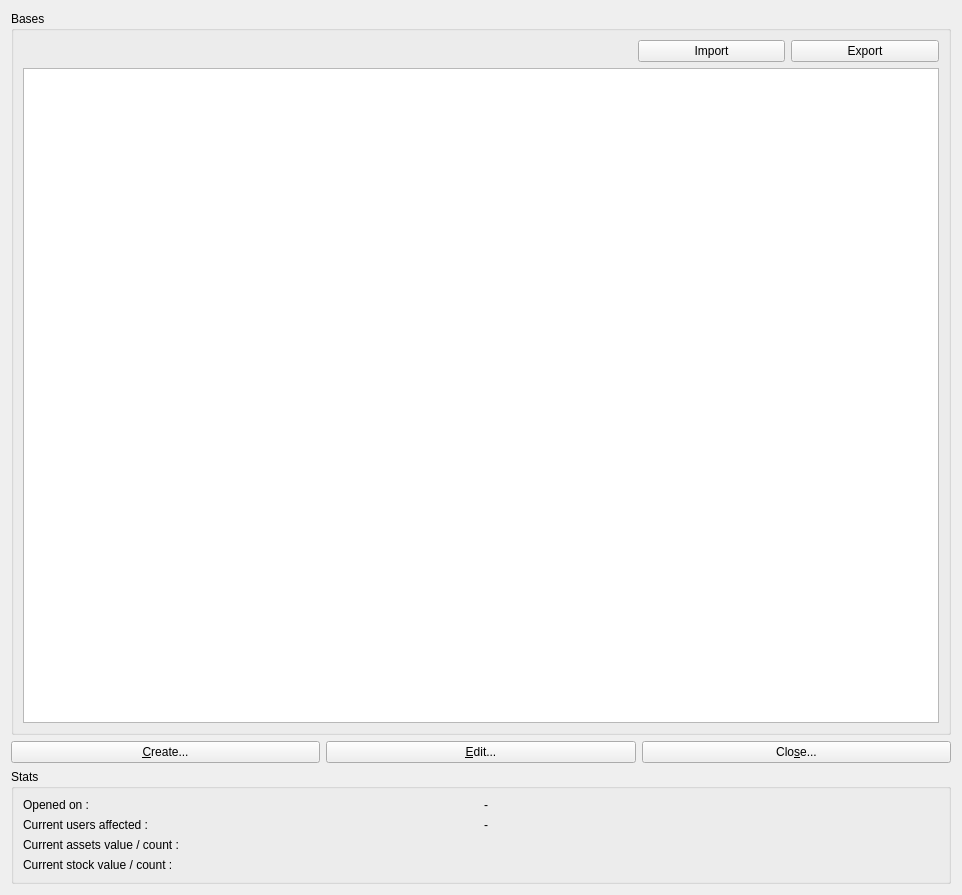
<?xml version="1.0" encoding="UTF-8"?>
<ui version="4.0">
 <class>Form</class>
 <widget class="QWidget" name="Form">
  <property name="geometry">
   <rect>
    <x>0</x>
    <y>0</y>
    <width>962</width>
    <height>895</height>
   </rect>
  </property>
  <property name="windowTitle">
   <string>Form</string>
  </property>
  <layout class="QGridLayout" name="gridLayout_2">
   <item row="2" column="2">
    <widget class="QPushButton" name="deleteButton">
     <property name="text">
      <string>Clo&amp;se...</string>
     </property>
    </widget>
   </item>
   <item row="2" column="1">
    <widget class="QPushButton" name="editButton">
     <property name="text">
      <string>&amp;Edit...</string>
     </property>
    </widget>
   </item>
   <item row="2" column="0">
    <widget class="QPushButton" name="createButton">
     <property name="text">
      <string>&amp;Create...</string>
     </property>
    </widget>
   </item>
   <item row="1" column="0" colspan="3">
    <widget class="QGroupBox" name="groupBox">
     <property name="title">
      <string>Bases</string>
     </property>
     <layout class="QGridLayout" name="gridLayout">
      <item row="0" column="5">
       <widget class="QPushButton" name="exportButton">
        <property name="text">
         <string>Export</string>
        </property>
       </widget>
      </item>
      <item row="0" column="4">
       <widget class="QPushButton" name="importButton">
        <property name="text">
         <string>Import</string>
        </property>
       </widget>
      </item>
      <item row="1" column="0" colspan="6">
       <widget class="QTreeView" name="treeView">
        <property name="editTriggers">
         <set>QAbstractItemView::NoEditTriggers</set>
        </property>
        <property name="uniformRowHeights">
         <bool>true</bool>
        </property>
        <property name="allColumnsShowFocus">
         <bool>true</bool>
        </property>
       </widget>
      </item>
     </layout>
    </widget>
   </item>
   <item row="3" column="0" colspan="3">
    <widget class="QGroupBox" name="statsGroupBox">
     <property name="title">
      <string>Stats</string>
     </property>
     <layout class="QGridLayout" name="gridLayout_3">
      <item row="2" column="0">
       <widget class="QLabel" name="label_3">
        <property name="text">
         <string>Current assets value / count :</string>
        </property>
       </widget>
      </item>
      <item row="3" column="0">
       <widget class="QLabel" name="label_4">
        <property name="text">
         <string>Current stock value / count :</string>
        </property>
       </widget>
      </item>
      <item row="0" column="0">
       <widget class="QLabel" name="label_2">
        <property name="text">
         <string>Opened on :</string>
        </property>
       </widget>
      </item>
      <item row="0" column="1">
       <widget class="QLabel" name="openDate">
        <property name="text">
         <string>-</string>
        </property>
       </widget>
      </item>
      <item row="1" column="1">
       <widget class="QLabel" name="userNo">
        <property name="text">
         <string>-</string>
        </property>
       </widget>
      </item>
      <item row="1" column="0">
       <widget class="QLabel" name="label">
        <property name="text">
         <string>Current users affected :</string>
        </property>
       </widget>
      </item>
     </layout>
    </widget>
   </item>
  </layout>
 </widget>
 <tabstops>
  <tabstop>treeView</tabstop>
  <tabstop>createButton</tabstop>
  <tabstop>editButton</tabstop>
  <tabstop>deleteButton</tabstop>
  <tabstop>importButton</tabstop>
  <tabstop>exportButton</tabstop>
 </tabstops>
 <resources>
  <include location="H3.qrc"/>
 </resources>
 <connections/>
</ui>
